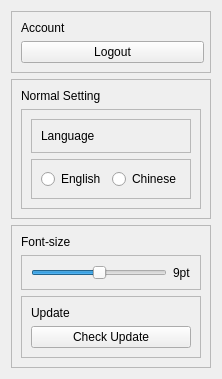
                <widget class="QWidget" name="SettingPage">
                 <layout class="QVBoxLayout" name="verticalLayout_12">
                  <item>
                   <widget class="QFrame" name="ac_ct">
                    <property name="frameShape">
                     <enum>QFrame::StyledPanel</enum>
                    </property>
                    <property name="frameShadow">
                     <enum>QFrame::Raised</enum>
                    </property>
                    <layout class="QVBoxLayout" name="verticalLayout_16">
                     <property name="rightMargin">
                      <number>6</number>
                     </property>
                     <item>
                      <widget class="QLabel" name="Account_lb">
                       <property name="sizePolicy">
                        <sizepolicy hsizetype="Preferred" vsizetype="Fixed">
                         <horstretch>0</horstretch>
                         <verstretch>0</verstretch>
                        </sizepolicy>
                       </property>
                       <property name="maximumSize">
                        <size>
                         <width>16777215</width>
                         <height>16777215</height>
                        </size>
                       </property>
                       <property name="text">
                        <string>Account</string>
                       </property>
                      </widget>
                     </item>
                     <item>
                      <widget class="QPushButton" name="Logout_bt">
                       <property name="text">
                        <string>Logout</string>
                       </property>
                      </widget>
                     </item>
                    </layout>
                   </widget>
                  </item>
                  <item>
                   <widget class="QFrame" name="ns_ct">
                    <property name="frameShape">
                     <enum>QFrame::StyledPanel</enum>
                    </property>
                    <property name="frameShadow">
                     <enum>QFrame::Raised</enum>
                    </property>
                    <layout class="QVBoxLayout" name="verticalLayout_17">
                     <item>
                      <widget class="QLabel" name="ns_lb">
                       <property name="text">
                        <string>Normal Setting</string>
                       </property>
                      </widget>
                     </item>
                     <item>
                      <widget class="QFrame" name="lang_ct">
                       <property name="frameShape">
                        <enum>QFrame::StyledPanel</enum>
                       </property>
                       <property name="frameShadow">
                        <enum>QFrame::Raised</enum>
                       </property>
                       <layout class="QVBoxLayout" name="verticalLayout_19">
                        <item>
                         <widget class="QFrame" name="lang_ct_2">
                          <property name="frameShape">
                           <enum>QFrame::StyledPanel</enum>
                          </property>
                          <property name="frameShadow">
                           <enum>QFrame::Raised</enum>
                          </property>
                          <layout class="QVBoxLayout" name="verticalLayout_20">
                           <item>
                            <widget class="QLabel" name="lang_lb">
                             <property name="text">
                              <string>Language</string>
                             </property>
                            </widget>
                           </item>
                          </layout>
                         </widget>
                        </item>
                        <item>
                         <widget class="QFrame" name="ec_ct">
                          <property name="frameShape">
                           <enum>QFrame::StyledPanel</enum>
                          </property>
                          <property name="frameShadow">
                           <enum>QFrame::Raised</enum>
                          </property>
                          <layout class="QHBoxLayout" name="horizontalLayout_16">
                           <item>
                            <widget class="QRadioButton" name="eng_bt">
                             <property name="text">
                              <string>English</string>
                             </property>
                            </widget>
                           </item>
                           <item>
                            <widget class="QRadioButton" name="cht_bt">
                             <property name="text">
                              <string>Chinese</string>
                             </property>
                            </widget>
                           </item>
                          </layout>
                         </widget>
                        </item>
                       </layout>
                      </widget>
                     </item>
                    </layout>
                   </widget>
                  </item>
                  <item>
                   <widget class="QFrame" name="font_ct">
                    <property name="frameShape">
                     <enum>QFrame::StyledPanel</enum>
                    </property>
                    <property name="frameShadow">
                     <enum>QFrame::Raised</enum>
                    </property>
                    <layout class="QVBoxLayout" name="verticalLayout_18">
                     <item>
                      <widget class="QLabel" name="font_lb">
                       <property name="sizePolicy">
                        <sizepolicy hsizetype="Preferred" vsizetype="Fixed">
                         <horstretch>0</horstretch>
                         <verstretch>0</verstretch>
                        </sizepolicy>
                       </property>
                       <property name="text">
                        <string>Font-size</string>
                       </property>
                      </widget>
                     </item>
                     <item>
                      <widget class="QFrame" name="fonts_ct">
                       <property name="frameShape">
                        <enum>QFrame::StyledPanel</enum>
                       </property>
                       <property name="frameShadow">
                        <enum>QFrame::Raised</enum>
                       </property>
                       <layout class="QHBoxLayout" name="horizontalLayout_17">
                        <item>
                         <widget class="QSlider" name="fontBar">
                          <property name="maximum">
                           <number>10</number>
                          </property>
                          <property name="singleStep">
                           <number>1</number>
                          </property>
                          <property name="pageStep">
                           <number>10</number>
                          </property>
                          <property name="value">
                           <number>5</number>
                          </property>
                          <property name="orientation">
                           <enum>Qt::Horizontal</enum>
                          </property>
                          <property name="tickInterval">
                           <number>0</number>
                          </property>
                         </widget>
                        </item>
                        <item>
                         <widget class="QLabel" name="font_label">
                          <property name="text">
                           <string>9pt</string>
                          </property>
                         </widget>
                        </item>
                       </layout>
                      </widget>
                     </item>
                     <item>
                      <widget class="QFrame" name="update_ct">
                       <property name="frameShape">
                        <enum>QFrame::StyledPanel</enum>
                       </property>
                       <property name="frameShadow">
                        <enum>QFrame::Raised</enum>
                       </property>
                       <layout class="QVBoxLayout" name="verticalLayout_22">
                        <item>
                         <widget class="QLabel" name="update_lb">
                          <property name="text">
                           <string>Update</string>
                          </property>
                         </widget>
                        </item>
                        <item>
                         <widget class="QPushButton" name="update_button">
                          <property name="text">
                           <string>Check Update</string>
                          </property>
                         </widget>
                        </item>
                       </layout>
                      </widget>
                     </item>
                    </layout>
                   </widget>
                  </item>
                 </layout>
                </widget>
